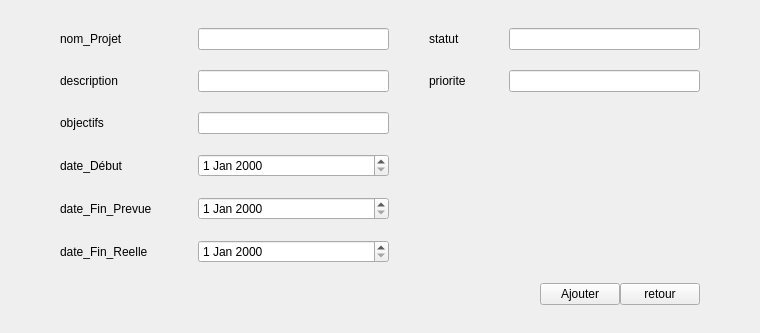
            <widget class="QWidget" name="page_proj_add">
             <layout class="QGridLayout" name="gridLayoutProjAdd">
              <property name="leftMargin">
               <number>60</number>
              </property>
              <property name="topMargin">
               <number>28</number>
              </property>
              <property name="rightMargin">
               <number>60</number>
              </property>
              <property name="bottomMargin">
               <number>28</number>
              </property>
              <property name="horizontalSpacing">
               <number>40</number>
              </property>
              <property name="verticalSpacing">
               <number>20</number>
              </property>
              <item row="6" column="0" colspan="4">
               <layout class="QHBoxLayout" name="hLayoutAddButtonsProj">
                <item>
                 <spacer name="spacerAddButtonsProj">
                  <property name="orientation">
                   <enum>Qt::Orientation::Horizontal</enum>
                  </property>
                  <property name="sizeHint" stdset="0">
                   <size>
                    <width>480</width>
                    <height>20</height>
                   </size>
                  </property>
                 </spacer>
                </item>
                <item>
                 <widget class="QPushButton" name="btnAddProj">
                  <property name="text">
                   <string>Ajouter</string>
                  </property>
                 </widget>
                </item>
                <item>
                 <widget class="QPushButton" name="btnRetourAddProj">
                  <property name="text">
                   <string>retour</string>
                  </property>
                 </widget>
                </item>
               </layout>
              </item>
              <item row="1" column="3">
               <widget class="QLineEdit" name="lineResumeAddProj"/>
              </item>
              <item row="2" column="0">
               <widget class="QLabel" name="lblTypeBrevetAddProj">
                <property name="text">
                 <string>objectifs  </string>
                </property>
               </widget>
              </item>
              <item row="1" column="0">
               <widget class="QLabel" name="lblDomaineAddProj">
                <property name="text">
                 <string>description  </string>
                </property>
               </widget>
              </item>
              <item row="5" column="0">
               <widget class="QLabel" name="lblStatusBrevetAddProj">
                <property name="text">
                 <string>date_Fin_Reelle  </string>
                </property>
               </widget>
              </item>
              <item row="1" column="2">
               <widget class="QLabel" name="lblResumeAddProj">
                <property name="text">
                 <string>priorite </string>
                </property>
               </widget>
              </item>
              <item row="4" column="0">
               <widget class="QLabel" name="lblDateDepotAddProj">
                <property name="text">
                 <string>date_Fin_Prevue  </string>
                </property>
               </widget>
              </item>
              <item row="0" column="1">
               <widget class="QLineEdit" name="lineTitreAddProj"/>
              </item>
              <item row="3" column="0">
               <widget class="QLabel" name="lblNumeroBrevetAddProj">
                <property name="text">
                 <string>date_Début    </string>
                </property>
               </widget>
              </item>
              <item row="1" column="1">
               <widget class="QLineEdit" name="lineDomaineAddProj"/>
              </item>
              <item row="0" column="3">
               <widget class="QLineEdit" name="lineInventeursAddProj"/>
              </item>
              <item row="0" column="0">
               <widget class="QLabel" name="lblTitreAddProj">
                <property name="text">
                 <string>nom_Projet </string>
                </property>
               </widget>
              </item>
              <item row="0" column="2">
               <widget class="QLabel" name="lblInventeursAddProj">
                <property name="text">
                 <string>statut  </string>
                </property>
               </widget>
              </item>
              <item row="3" column="1">
               <widget class="QDateEdit" name="dateEdit"/>
              </item>
              <item row="4" column="1">
               <widget class="QDateEdit" name="dateEdit_2"/>
              </item>
              <item row="2" column="1">
               <widget class="QLineEdit" name="lineEdit"/>
              </item>
              <item row="5" column="1">
               <widget class="QDateEdit" name="dateEdit_3"/>
              </item>
             </layout>
            </widget>
